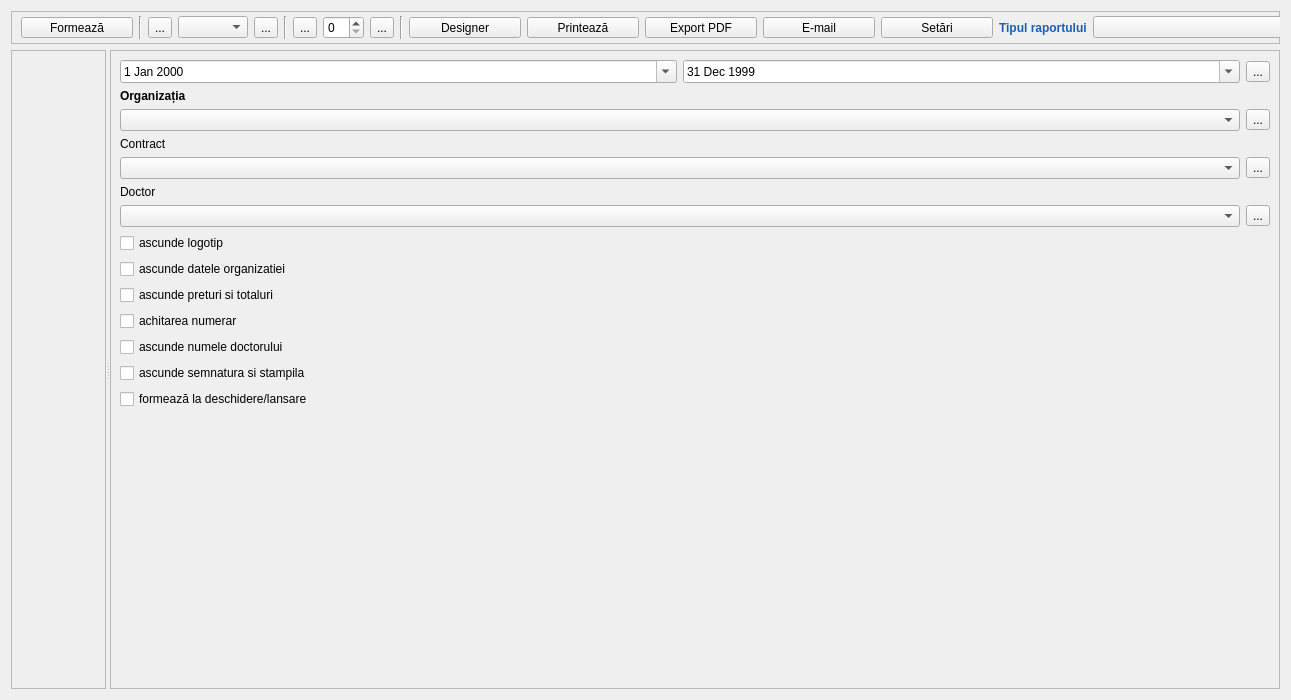
<?xml version="1.0" encoding="UTF-8"?>
<ui version="4.0">
 <class>Reports</class>
 <widget class="QDialog" name="Reports">
  <property name="geometry">
   <rect>
    <x>0</x>
    <y>0</y>
    <width>1291</width>
    <height>700</height>
   </rect>
  </property>
  <property name="minimumSize">
   <size>
    <width>112</width>
    <height>0</height>
   </size>
  </property>
  <property name="font">
   <font>
    <family>Segoe UI</family>
   </font>
  </property>
  <property name="windowTitle">
   <string>Dialog</string>
  </property>
  <property name="windowIcon">
   <iconset resource="../../resources/resource.qrc">
    <normaloff>:/img/documents/reports.png</normaloff>:/img/documents/reports.png</iconset>
  </property>
  <layout class="QGridLayout" name="gridLayout_2">
   <item row="0" column="0">
    <widget class="QFrame" name="frame">
     <property name="sizePolicy">
      <sizepolicy hsizetype="Preferred" vsizetype="Fixed">
       <horstretch>0</horstretch>
       <verstretch>0</verstretch>
      </sizepolicy>
     </property>
     <property name="frameShape">
      <enum>QFrame::Shape::StyledPanel</enum>
     </property>
     <property name="frameShadow">
      <enum>QFrame::Shadow::Raised</enum>
     </property>
     <layout class="QGridLayout" name="gridLayout">
      <property name="topMargin">
       <number>4</number>
      </property>
      <property name="bottomMargin">
       <number>4</number>
      </property>
      <item row="0" column="11">
       <widget class="QToolButton" name="btnPrintReport">
        <property name="minimumSize">
         <size>
          <width>112</width>
          <height>21</height>
         </size>
        </property>
        <property name="text">
         <string>Printează</string>
        </property>
        <property name="icon">
         <iconset resource="../../resources/resource.qrc">
          <normaloff>:/img/actions/print.png</normaloff>:/img/actions/print.png</iconset>
        </property>
        <property name="toolButtonStyle">
         <enum>Qt::ToolButtonStyle::ToolButtonTextBesideIcon</enum>
        </property>
       </widget>
      </item>
      <item row="0" column="15">
       <spacer name="horizontalSpacer">
        <property name="orientation">
         <enum>Qt::Orientation::Horizontal</enum>
        </property>
        <property name="sizeType">
         <enum>QSizePolicy::Policy::Expanding</enum>
        </property>
        <property name="sizeHint" stdset="0">
         <size>
          <width>44</width>
          <height>20</height>
         </size>
        </property>
       </spacer>
      </item>
      <item row="0" column="12">
       <widget class="QToolButton" name="btnExportPdf">
        <property name="minimumSize">
         <size>
          <width>112</width>
          <height>21</height>
         </size>
        </property>
        <property name="text">
         <string>Export PDF</string>
        </property>
        <property name="icon">
         <iconset resource="../../resources/resource.qrc">
          <normaloff>:/img/common/pdf.png</normaloff>:/img/common/pdf.png</iconset>
        </property>
        <property name="toolButtonStyle">
         <enum>Qt::ToolButtonStyle::ToolButtonTextBesideIcon</enum>
        </property>
       </widget>
      </item>
      <item row="0" column="9">
       <widget class="Line" name="line_3">
        <property name="orientation">
         <enum>Qt::Orientation::Vertical</enum>
        </property>
       </widget>
      </item>
      <item row="0" column="16">
       <widget class="QLabel" name="label_4">
        <property name="sizePolicy">
         <sizepolicy hsizetype="Fixed" vsizetype="Preferred">
          <horstretch>0</horstretch>
          <verstretch>0</verstretch>
         </sizepolicy>
        </property>
        <property name="font">
         <font>
          <family>Cantarell</family>
          <bold>true</bold>
         </font>
        </property>
        <property name="styleSheet">
         <string notr="true">color: rgb(26, 95, 180);</string>
        </property>
        <property name="text">
         <string>Tipul raportului</string>
        </property>
       </widget>
      </item>
      <item row="0" column="4">
       <widget class="QToolButton" name="btnZoomOut">
        <property name="text">
         <string>...</string>
        </property>
        <property name="icon">
         <iconset resource="../../resources/resource.qrc">
          <normaloff>:/images/ZoomOut.png</normaloff>:/images/ZoomOut.png</iconset>
        </property>
       </widget>
      </item>
      <item row="0" column="0">
       <widget class="QToolButton" name="btnGenerateReport">
        <property name="minimumSize">
         <size>
          <width>112</width>
          <height>21</height>
         </size>
        </property>
        <property name="text">
         <string>Formează</string>
        </property>
        <property name="icon">
         <iconset resource="../../resources/resource.qrc">
          <normaloff>:/img/common/arrow_right_duble.png</normaloff>:/img/common/arrow_right_duble.png</iconset>
        </property>
        <property name="toolButtonStyle">
         <enum>Qt::ToolButtonStyle::ToolButtonTextBesideIcon</enum>
        </property>
       </widget>
      </item>
      <item row="0" column="14">
       <widget class="QToolButton" name="btnSettingsReport">
        <property name="minimumSize">
         <size>
          <width>112</width>
          <height>21</height>
         </size>
        </property>
        <property name="text">
         <string>Setări</string>
        </property>
        <property name="icon">
         <iconset resource="../../resources/resource.qrc">
          <normaloff>:/img/catalogs/settings.png</normaloff>:/img/catalogs/settings.png</iconset>
        </property>
        <property name="toolButtonStyle">
         <enum>Qt::ToolButtonStyle::ToolButtonTextBesideIcon</enum>
        </property>
       </widget>
      </item>
      <item row="0" column="5">
       <widget class="Line" name="line_2">
        <property name="orientation">
         <enum>Qt::Orientation::Vertical</enum>
        </property>
       </widget>
      </item>
      <item row="0" column="2">
       <widget class="QToolButton" name="btnZoomIn">
        <property name="text">
         <string>...</string>
        </property>
        <property name="icon">
         <iconset resource="../../resources/resource.qrc">
          <normaloff>:/images/ZoomIn.png</normaloff>:/images/ZoomIn.png</iconset>
        </property>
       </widget>
      </item>
      <item row="0" column="7">
       <widget class="QSpinBox" name="pageNavigator"/>
      </item>
      <item row="0" column="3">
       <widget class="QComboBox" name="comboScalePercent">
        <property name="sizePolicy">
         <sizepolicy hsizetype="Fixed" vsizetype="Fixed">
          <horstretch>0</horstretch>
          <verstretch>0</verstretch>
         </sizepolicy>
        </property>
        <property name="minimumSize">
         <size>
          <width>70</width>
          <height>0</height>
         </size>
        </property>
        <property name="maximumSize">
         <size>
          <width>50</width>
          <height>16777215</height>
         </size>
        </property>
        <property name="sizeIncrement">
         <size>
          <width>0</width>
          <height>0</height>
         </size>
        </property>
        <property name="baseSize">
         <size>
          <width>0</width>
          <height>0</height>
         </size>
        </property>
        <property name="sizeAdjustPolicy">
         <enum>QComboBox::SizeAdjustPolicy::AdjustToContentsOnFirstShow</enum>
        </property>
       </widget>
      </item>
      <item row="0" column="10">
       <widget class="QToolButton" name="btnOpenDesigner">
        <property name="minimumSize">
         <size>
          <width>112</width>
          <height>21</height>
         </size>
        </property>
        <property name="text">
         <string>Designer</string>
        </property>
        <property name="icon">
         <iconset resource="../../resources/resource.qrc">
          <normaloff>:/images/design.png</normaloff>:/images/design.png</iconset>
        </property>
        <property name="toolButtonStyle">
         <enum>Qt::ToolButtonStyle::ToolButtonTextBesideIcon</enum>
        </property>
       </widget>
      </item>
      <item row="0" column="8">
       <widget class="QToolButton" name="btnNextPage">
        <property name="text">
         <string>...</string>
        </property>
        <property name="icon">
         <iconset resource="../../resources/resource.qrc">
          <normaloff>:/images/Next.png</normaloff>:/images/Next.png</iconset>
        </property>
       </widget>
      </item>
      <item row="0" column="17">
       <widget class="QComboBox" name="comboTypeReport">
        <property name="sizePolicy">
         <sizepolicy hsizetype="Expanding" vsizetype="Fixed">
          <horstretch>0</horstretch>
          <verstretch>0</verstretch>
         </sizepolicy>
        </property>
        <property name="minimumSize">
         <size>
          <width>252</width>
          <height>0</height>
         </size>
        </property>
        <property name="maximumSize">
         <size>
          <width>281</width>
          <height>16777215</height>
         </size>
        </property>
        <property name="sizeIncrement">
         <size>
          <width>0</width>
          <height>0</height>
         </size>
        </property>
       </widget>
      </item>
      <item row="0" column="1">
       <widget class="Line" name="line">
        <property name="orientation">
         <enum>Qt::Orientation::Vertical</enum>
        </property>
       </widget>
      </item>
      <item row="0" column="6">
       <widget class="QToolButton" name="btnBackPage">
        <property name="text">
         <string>...</string>
        </property>
        <property name="icon">
         <iconset resource="../../resources/resource.qrc">
          <normaloff>:/images/Prev.png</normaloff>:/images/Prev.png</iconset>
        </property>
       </widget>
      </item>
      <item row="0" column="13">
       <widget class="QToolButton" name="btnSendEmail">
        <property name="minimumSize">
         <size>
          <width>112</width>
          <height>21</height>
         </size>
        </property>
        <property name="text">
         <string>E-mail</string>
        </property>
        <property name="icon">
         <iconset resource="../../resources/resource.qrc">
          <normaloff>:/img/toolBar/email.png</normaloff>:/img/toolBar/email.png</iconset>
        </property>
        <property name="toolButtonStyle">
         <enum>Qt::ToolButtonStyle::ToolButtonTextBesideIcon</enum>
        </property>
       </widget>
      </item>
     </layout>
    </widget>
   </item>
   <item row="1" column="0">
    <widget class="QSplitter" name="splitter">
     <property name="orientation">
      <enum>Qt::Orientation::Horizontal</enum>
     </property>
     <widget class="QFrame" name="frame_preview">
      <property name="sizePolicy">
       <sizepolicy hsizetype="Preferred" vsizetype="Expanding">
        <horstretch>0</horstretch>
        <verstretch>0</verstretch>
       </sizepolicy>
      </property>
      <property name="frameShape">
       <enum>QFrame::Shape::StyledPanel</enum>
      </property>
      <property name="frameShadow">
       <enum>QFrame::Shadow::Raised</enum>
      </property>
      <layout class="QGridLayout" name="gridLayout_5"/>
     </widget>
     <widget class="QFrame" name="frame_filter">
      <property name="sizePolicy">
       <sizepolicy hsizetype="Fixed" vsizetype="Expanding">
        <horstretch>0</horstretch>
        <verstretch>0</verstretch>
       </sizepolicy>
      </property>
      <property name="frameShape">
       <enum>QFrame::Shape::StyledPanel</enum>
      </property>
      <property name="frameShadow">
       <enum>QFrame::Shadow::Raised</enum>
      </property>
      <layout class="QGridLayout" name="gridLayout_3">
       <item row="6" column="0" colspan="2">
        <widget class="QComboBox" name="comboDoctors"/>
       </item>
       <item row="0" column="1">
        <widget class="QDateEdit" name="dateEnd">
         <property name="dateTime">
          <datetime>
           <hour>21</hour>
           <minute>59</minute>
           <second>59</second>
           <year>1999</year>
           <month>12</month>
           <day>31</day>
          </datetime>
         </property>
         <property name="minimumDate">
          <date>
           <year>1900</year>
           <month>1</month>
           <day>1</day>
          </date>
         </property>
         <property name="calendarPopup">
          <bool>true</bool>
         </property>
        </widget>
       </item>
       <item row="4" column="0" colspan="2">
        <widget class="QComboBox" name="comboContracts"/>
       </item>
       <item row="3" column="0" colspan="3">
        <widget class="QLabel" name="label_contract">
         <property name="text">
          <string>Contract</string>
         </property>
        </widget>
       </item>
       <item row="7" column="0" colspan="3">
        <widget class="QCheckBox" name="hideLogo">
         <property name="text">
          <string>ascunde logotip</string>
         </property>
        </widget>
       </item>
       <item row="1" column="0" colspan="3">
        <widget class="QLabel" name="label_organization">
         <property name="font">
          <font>
           <family>Segoe UI</family>
           <bold>true</bold>
          </font>
         </property>
         <property name="text">
          <string>Organizația</string>
         </property>
        </widget>
       </item>
       <item row="13" column="0" colspan="3">
        <widget class="QCheckBox" name="hideSignatureStamped">
         <property name="text">
          <string>ascunde semnatura si stampila</string>
         </property>
        </widget>
       </item>
       <item row="11" column="0" colspan="3">
        <widget class="QCheckBox" name="hideNameDoctor">
         <property name="text">
          <string>ascunde numele doctorului</string>
         </property>
        </widget>
       </item>
       <item row="6" column="2">
        <widget class="QToolButton" name="btnEditDoctor">
         <property name="text">
          <string>...</string>
         </property>
         <property name="icon">
          <iconset resource="../../resources/resource.qrc">
           <normaloff>:/img/catalogs/open_catalog.png</normaloff>:/img/catalogs/open_catalog.png</iconset>
         </property>
        </widget>
       </item>
       <item row="8" column="0" colspan="3">
        <widget class="QCheckBox" name="hideDataOrganization">
         <property name="text">
          <string>ascunde datele organizatiei</string>
         </property>
        </widget>
       </item>
       <item row="5" column="0" colspan="3">
        <widget class="QLabel" name="label_doctor">
         <property name="text">
          <string>Doctor</string>
         </property>
        </widget>
       </item>
       <item row="4" column="2">
        <widget class="QToolButton" name="btnEditContract">
         <property name="text">
          <string>...</string>
         </property>
         <property name="icon">
          <iconset resource="../../resources/resource.qrc">
           <normaloff>:/img/catalogs/open_catalog.png</normaloff>:/img/catalogs/open_catalog.png</iconset>
         </property>
        </widget>
       </item>
       <item row="9" column="0" colspan="3">
        <widget class="QCheckBox" name="hidePricesTotal">
         <property name="text">
          <string>ascunde preturi si totaluri</string>
         </property>
        </widget>
       </item>
       <item row="0" column="0">
        <widget class="QDateEdit" name="dateStart">
         <property name="dateTime">
          <datetime>
           <hour>13</hour>
           <minute>59</minute>
           <second>59</second>
           <year>2000</year>
           <month>1</month>
           <day>1</day>
          </datetime>
         </property>
         <property name="minimumDate">
          <date>
           <year>1900</year>
           <month>1</month>
           <day>1</day>
          </date>
         </property>
         <property name="calendarPopup">
          <bool>true</bool>
         </property>
        </widget>
       </item>
       <item row="2" column="2">
        <widget class="QToolButton" name="btnEditOrganization">
         <property name="text">
          <string>...</string>
         </property>
         <property name="icon">
          <iconset resource="../../resources/resource.qrc">
           <normaloff>:/img/catalogs/open_catalog.png</normaloff>:/img/catalogs/open_catalog.png</iconset>
         </property>
        </widget>
       </item>
       <item row="2" column="0" colspan="2">
        <widget class="QComboBox" name="comboOrganizations"/>
       </item>
       <item row="14" column="0" colspan="3">
        <widget class="QCheckBox" name="showOnLaunch">
         <property name="text">
          <string>formează la deschidere/lansare</string>
         </property>
        </widget>
       </item>
       <item row="0" column="2">
        <widget class="QToolButton" name="btnChoicePeriod">
         <property name="text">
          <string>...</string>
         </property>
        </widget>
       </item>
       <item row="15" column="1">
        <spacer name="verticalSpacer">
         <property name="orientation">
          <enum>Qt::Orientation::Vertical</enum>
         </property>
         <property name="sizeHint" stdset="0">
          <size>
           <width>20</width>
           <height>274</height>
          </size>
         </property>
        </spacer>
       </item>
       <item row="10" column="0" colspan="3">
        <widget class="QCheckBox" name="cashPayment">
         <property name="text">
          <string>achitarea numerar</string>
         </property>
        </widget>
       </item>
      </layout>
     </widget>
    </widget>
   </item>
  </layout>
 </widget>
 <resources>
  <include location="../../resources/resource.qrc"/>
 </resources>
 <connections/>
</ui>
